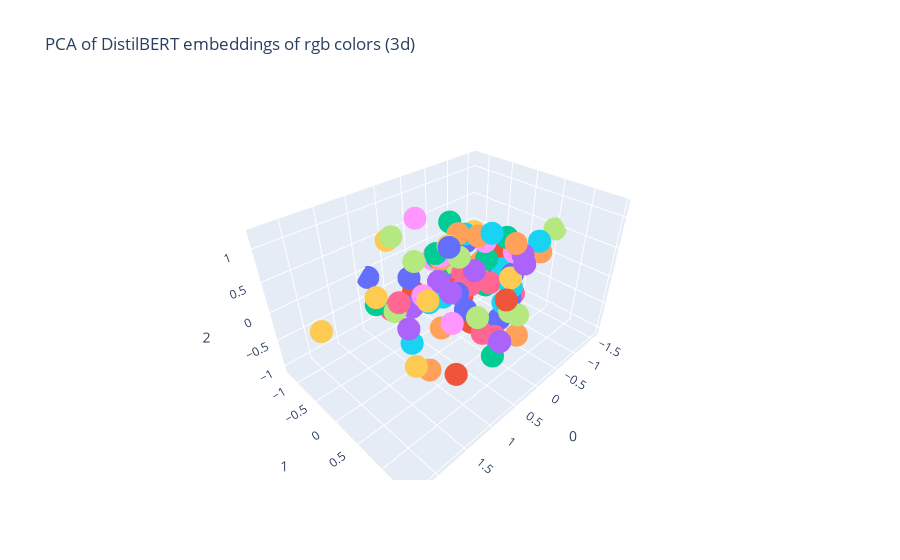

Here is the notebook cell this chart was saved with:
### Code cell
# plot 3d results with plotly
fig = px.scatter_3d(
    rgb_pca3d, x=0, y=1, z=2, color=rgb_colors,
    labels={'color': 'rgb color'},
    title='PCA of DistilBERT embeddings of rgb colors (3d)'
)

# hide legend
fig.update_layout(showlegend=False)
fig.show()

### Figure 1 — Plotly figure (JSON) as saved in the notebook; plotly's stock layout.template omitted (floating-point values rounded to 4 significant figures)
{"data": [{"hovertemplate": "rgb color=rgb(188,103,238)<br>0=%{x}<br>1=%{y}<br>2=%{z}<extra></extra>", "legendgroup": "rgb(188,103,238)", "marker": {"color": "#636efa", "symbol": "circle"}, "mode": "markers", "name": "rgb(188,103,238)", "scene": "scene", "showlegend": true, "type": "scatter3d", "x": [-0.568], "y": [-0.476], "z": [0.2547]}, {"hovertemplate": "rgb color=rgb(97,81,54)<br>0=%{x}<br>1=%{y}<br>2=%{z}<extra></extra>", "legendgroup": "rgb(97,81,54)", "marker": {"color": "#EF553B", "symbol": "circle"}, "mode": "markers", "name": "rgb(97,81,54)", "scene": "scene", "showlegend": true, "type": "scatter3d", "x": [0.39], "y": [1.131], "z": [0.4356]}, {"hovertemplate": "rgb color=rgb(252,15,162)<br>0=%{x}<br>1=%{y}<br>2=%{z}<extra></extra>", "legendgroup": "rgb(252,15,162)", "marker": {"color": "#00cc96", "symbol": "circle"}, "mode": "markers", "name": "rgb(252,15,162)", "scene": "scene", "showlegend": true, "type": "scatter3d", "x": [-0.1699], "y": [-0.5508], "z": [-0.1434]}, {"hovertemplate": "rgb color=rgb(84,85,58)<br>0=%{x}<br>1=%{y}<br>2=%{z}<extra></extra>", "legendgroup": "rgb(84,85,58)", "marker": {"color": "#ab63fa", "symbol": "circle"}, "mode": "markers", "name": "rgb(84,85,58)", "scene": "scene", "showlegend": true, "type": "scatter3d", "x": [0.8944], "y": [1.459], "z": [0.2633]}, {"hovertemplate": "rgb color=rgb(14,216,69)<br>0=%{x}<br>1=%{y}<br>2=%{z}<extra></extra>", "legendgroup": "rgb(14,216,69)", "marker": {"color": "#FFA15A", "symbol": "circle"}, "mode": "markers", "name": "rgb(14,216,69)", "scene": "scene", "showlegend": true, "type": "scatter3d", "x": [-0.4773], "y": [0.5771], "z": [0.6803]}, {"hovertemplate": "rgb color=rgb(130,60,47)<br>0=%{x}<br>1=%{y}<br>2=%{z}<extra></extra>", "legendgroup": "rgb(130,60,47)", "marker": {"color": "#19d3f3", "symbol": "circle"}, "mode": "markers", "name": "rgb(130,60,47)", "scene": "scene", "showlegend": true, "type": "scatter3d", "x": [1.031], "y": [-0.007416], "z": [-0.6046]}, {"hovertemplate": "rgb color=rgb(176,71,183)<br>0=%{x}<br>1=%{y}<br>2=%{z}<extra></extra>", "legendgroup": "rgb(176,71,183)", "marker": {"color": "#FF6692", "symbol": "circle"}, "mode": "markers", "name": "rgb(176,71,183)", "scene": "scene", "showlegend": true, "type": "scatter3d", "x": [-0.1859], "y": [-0.1672], "z": [-0.02286]}, {"hovertemplate": "rgb color=rgb(254,115,20)<br>0=%{x}<br>1=%{y}<br>2=%{z}<extra></extra>", "legendgroup": "rgb(254,115,20)", "marker": {"color": "#B6E880", "symbol": "circle"}, "mode": "markers", "name": "rgb(254,115,20)", "scene": "scene", "showlegend": true, "type": "scatter3d", "x": [1.003], "y": [-0.3908], "z": [-0.2488]}, {"hovertemplate": "rgb color=rgb(98,64,237)<br>0=%{x}<br>1=%{y}<br>2=%{z}<extra></extra>", "legendgroup": "rgb(98,64,237)", "marker": {"color": "#FF97FF", "symbol": "circle"}, "mode": "markers", "name": "rgb(98,64,237)", "scene": "scene", "showlegend": true, "type": "scatter3d", "x": [0.6773], "y": [-0.2268], "z": [1.194]}, {"hovertemplate": "rgb color=rgb(40,156,255)<br>0=%{x}<br>1=%{y}<br>2=%{z}<extra></extra>", "legendgroup": "rgb(40,156,255)", "marker": {"color": "#FECB52", "symbol": "circle"}, "mode": "markers", "name": "rgb(40,156,255)", "scene": "scene", "showlegend": true, "type": "scatter3d", "x": [0.762], "y": [-0.7814], "z": [0.6837]}, {"hovertemplate": "rgb color=rgb(126,203,31)<br>0=%{x}<br>1=%{y}<br>2=%{z}<extra></extra>", "legendgroup": "rgb(126,203,31)", "marker": {"color": "#636efa", "symbol": "circle"}, "mode": "markers", "name": "rgb(126,203,31)", "scene": "scene", "showlegend": true, "type": "scatter3d", "x": [-0.58], "y": [0.2992], "z": [-0.8968]}, {"hovertemplate": "rgb color=rgb(121,30,28)<br>0=%{x}<br>1=%{y}<br>2=%{z}<extra></extra>", "legendgroup": "rgb(121,30,28)", "marker": {"color": "#EF553B", "symbol": "circle"}, "mode": "markers", "name": "rgb(121,30,28)", "scene": "scene", "showlegend": true, "type": "scatter3d", "x": [0.75], "y": [0.6152], "z": [-0.9936]}, {"hovertemplate": "rgb color=rgb(240,33,189)<br>0=%{x}<br>1=%{y}<br>2=%{z}<extra></extra>", "legendgroup": "rgb(240,33,189)", "marker": {"color": "#00cc96", "symbol": "circle"}, "mode": "markers", "name": "rgb(240,33,189)", "scene": "scene", "showlegend": true, "type": "scatter3d", "x": [0.05289], "y": [-0.5186], "z": [0.2797]}, {"hovertemplate": "rgb color=rgb(150,8,42)<br>0=%{x}<br>1=%{y}<br>2=%{z}<extra></extra>", "legendgroup": "rgb(150,8,42)", "marker": {"color": "#ab63fa", "symbol": "circle"}, "mode": "markers", "name": "rgb(150,8,42)", "scene": "scene", "showlegend": true, "type": "scatter3d", "x": [1.184], "y": [0.1318], "z": [-0.1608]}, {"hovertemplate": "rgb color=rgb(47,160,19)<br>0=%{x}<br>1=%{y}<br>2=%{z}<extra></extra>", "legendgroup": "rgb(47,160,19)", "marker": {"color": "#FFA15A", "symbol": "circle"}, "mode": "markers", "name": "rgb(47,160,19)", "scene": "scene", "showlegend": true, "type": "scatter3d", "x": [0.387], "y": [-0.06615], "z": [-0.7323]}, {"hovertemplate": "rgb color=rgb(251,42,60)<br>0=%{x}<br>1=%{y}<br>2=%{z}<extra></extra>", "legendgroup": "rgb(251,42,60)", "marker": {"color": "#19d3f3", "symbol": "circle"}, "mode": "markers", "name": "rgb(251,42,60)", "scene": "scene", "showlegend": true, "type": "scatter3d", "x": [0.4387], "y": [0.03909], "z": [-0.05674]}, {"hovertemplate": "rgb color=rgb(192,90,121)<br>0=%{x}<br>1=%{y}<br>2=%{z}<extra></extra>", "legendgroup": "rgb(192,90,121)", "marker": {"color": "#FF6692", "symbol": "circle"}, "mode": "markers", "name": "rgb(192,90,121)", "scene": "scene", "showlegend": true, "type": "scatter3d", "x": [0.912], "y": [-0.4026], "z": [-0.1424]}, {"hovertemplate": "rgb color=rgb(55,109,123)<br>0=%{x}<br>1=%{y}<br>2=%{z}<extra></extra>", "legendgroup": "rgb(55,109,123)", "marker": {"color": "#B6E880", "symbol": "circle"}, "mode": "markers", "name": "rgb(55,109,123)", "scene": "scene", "showlegend": true, "type": "scatter3d", "x": [-0.3968], "y": [0.7841], "z": [-0.4384]}, {"hovertemplate": "rgb color=rgb(87,210,111)<br>0=%{x}<br>1=%{y}<br>2=%{z}<extra></extra>", "legendgroup": "rgb(87,210,111)", "marker": {"color": "#FF97FF", "symbol": "circle"}, "mode": "markers", "name": "rgb(87,210,111)", "scene": "scene", "showlegend": true, "type": "scatter3d", "x": [-0.3465], "y": [0.118], "z": [0.5837]}, {"hovertemplate": "rgb color=rgb(142,245,129)<br>0=%{x}<br>1=%{y}<br>2=%{z}<extra></extra>", "legendgroup": "rgb(142,245,129)", "marker": {"color": "#FECB52", "symbol": "circle"}, "mode": "markers", "name": "rgb(142,245,129)", "scene": "scene", "showlegend": true, "type": "scatter3d", "x": [-0.546], "y": [-0.3219], "z": [-0.3355]}, {"hovertemplate": "rgb color=rgb(186,165,150)<br>0=%{x}<br>1=%{y}<br>2=%{z}<extra></extra>", "legendgroup": "rgb(186,165,150)", "marker": {"color": "#636efa", "symbol": "circle"}, "mode": "markers", "name": "rgb(186,165,150)", "scene": "scene", "showlegend": true, "type": "scatter3d", "x": [0.2061], "y": [-1.013], "z": [-0.3303]}, {"hovertemplate": "rgb color=rgb(249,160,157)<br>0=%{x}<br>1=%{y}<br>2=%{z}<extra></extra>", "legendgroup": "rgb(249,160,157)", "marker": {"color": "#EF553B", "symbol": "circle"}, "mode": "markers", "name": "rgb(249,160,157)", "scene": "scene", "showlegend": true, "type": "scatter3d", "x": [0.09283], "y": [-1.051], "z": [-0.6841]}, {"hovertemplate": "rgb color=rgb(209,241,224)<br>0=%{x}<br>1=%{y}<br>2=%{z}<extra></extra>", "legendgroup": "rgb(209,241,224)", "marker": {"color": "#00cc96", "symbol": "circle"}, "mode": "markers", "name": "rgb(209,241,224)", "scene": "scene", "showlegend": true, "type": "scatter3d", "x": [-0.5527], "y": [-0.8221], "z": [0.487]}, {"hovertemplate": "rgb color=rgb(21,137,107)<br>0=%{x}<br>1=%{y}<br>2=%{z}<extra></extra>", "legendgroup": "rgb(21,137,107)", "marker": {"color": "#ab63fa", "symbol": "circle"}, "mode": "markers", "name": "rgb(21,137,107)", "scene": "scene", "showlegend": true, "type": "scatter3d", "x": [-0.6198], "y": [0.6134], "z": [0.4539]}, {"hovertemplate": "rgb color=rgb(33,189,179)<br>0=%{x}<br>1=%{y}<br>2=%{z}<extra></extra>", "legendgroup": "rgb(33,189,179)", "marker": {"color": "#FFA15A", "symbol": "circle"}, "mode": "markers", "name": "rgb(33,189,179)", "scene": "scene", "showlegend": true, "type": "scatter3d", "x": [-1.432], "y": [0.3921], "z": [0.06884]}, {"hovertemplate": "rgb color=rgb(101,235,204)<br>0=%{x}<br>1=%{y}<br>2=%{z}<extra></extra>", "legendgroup": "rgb(101,235,204)", "marker": {"color": "#19d3f3", "symbol": "circle"}, "mode": "markers", "name": "rgb(101,235,204)", "scene": "scene", "showlegend": true, "type": "scatter3d", "x": [-0.6041], "y": [-0.525], "z": [0.3616]}, {"hovertemplate": "rgb color=rgb(177,113,97)<br>0=%{x}<br>1=%{y}<br>2=%{z}<extra></extra>", "legendgroup": "rgb(177,113,97)", "marker": {"color": "#FF6692", "symbol": "circle"}, "mode": "markers", "name": "rgb(177,113,97)", "scene": "scene", "showlegend": true, "type": "scatter3d", "x": [-0.2386], "y": [0.3323], "z": [0.008862]}, {"hovertemplate": "rgb color=rgb(0,202,112)<br>0=%{x}<br>1=%{y}<br>2=%{z}<extra></extra>", "legendgroup": "rgb(0,202,112)", "marker": {"color": "#B6E880", "symbol": "circle"}, "mode": "markers", "name": "rgb(0,202,112)", "scene": "scene", "showlegend": true, "type": "scatter3d", "x": [0.7754], "y": [-0.6471], "z": [0.7963]}, {"hovertemplate": "rgb color=rgb(60,139,204)<br>0=%{x}<br>1=%{y}<br>2=%{z}<extra></extra>", "legendgroup": "rgb(60,139,204)", "marker": {"color": "#FF97FF", "symbol": "circle"}, "mode": "markers", "name": "rgb(60,139,204)", "scene": "scene", "showlegend": true, "type": "scatter3d", "x": [0.0159], "y": [-0.4523], "z": [0.2452]}, {"hovertemplate": "rgb color=rgb(201,172,176)<br>0=%{x}<br>1=%{y}<br>2=%{z}<extra></extra>", "legendgroup": "rgb(201,172,176)", "marker": {"color": "#FECB52", "symbol": "circle"}, "mode": "markers", "name": "rgb(201,172,176)", "scene": "scene", "showlegend": true, "type": "scatter3d", "x": [-0.3789], "y": [-0.7395], "z": [-0.05578]}, {"hovertemplate": "rgb color=rgb(192,192,156)<br>0=%{x}<br>1=%{y}<br>2=%{z}<extra></extra>", "legendgroup": "rgb(192,192,156)", "marker": {"color": "#636efa", "symbol": "circle"}, "mode": "markers", "name": "rgb(192,192,156)", "scene": "scene", "showlegend": true, "type": "scatter3d", "x": [0.8542], "y": [-1.23], "z": [-0.1173]}, {"hovertemplate": "rgb color=rgb(244,168,222)<br>0=%{x}<br>1=%{y}<br>2=%{z}<extra></extra>", "legendgroup": "rgb(244,168,222)", "marker": {"color": "#EF553B", "symbol": "circle"}, "mode": "markers", "name": "rgb(244,168,222)", "scene": "scene", "showlegend": true, "type": "scatter3d", "x": [-0.5604], "y": [-0.7621], "z": [0.07677]}, {"hovertemplate": "rgb color=rgb(200,213,123)<br>0=%{x}<br>1=%{y}<br>2=%{z}<extra></extra>", "legendgroup": "rgb(200,213,123)", "marker": {"color": "#00cc96", "symbol": "circle"}, "mode": "markers", "name": "rgb(200,213,123)", "scene": "scene", "showlegend": true, "type": "scatter3d", "x": [-0.0185], "y": [-0.5612], "z": [0.157]}, {"hovertemplate": "rgb color=rgb(192,37,81)<br>0=%{x}<br>1=%{y}<br>2=%{z}<extra></extra>", "legendgroup": "rgb(192,37,81)", "marker": {"color": "#ab63fa", "symbol": "circle"}, "mode": "markers", "name": "rgb(192,37,81)", "scene": "scene", "showlegend": true, "type": "scatter3d", "x": [0.4373], "y": [-0.05719], "z": [0.1703]}, {"hovertemplate": "rgb color=rgb(234,240,134)<br>0=%{x}<br>1=%{y}<br>2=%{z}<extra></extra>", "legendgroup": "rgb(234,240,134)", "marker": {"color": "#FFA15A", "symbol": "circle"}, "mode": "markers", "name": "rgb(234,240,134)", "scene": "scene", "showlegend": true, "type": "scatter3d", "x": [-0.4962], "y": [-0.5762], "z": [0.3898]}, {"hovertemplate": "rgb color=rgb(223,133,22)<br>0=%{x}<br>1=%{y}<br>2=%{z}<extra></extra>", "legendgroup": "rgb(223,133,22)", "marker": {"color": "#19d3f3", "symbol": "circle"}, "mode": "markers", "name": "rgb(223,133,22)", "scene": "scene", "showlegend": true, "type": "scatter3d", "x": [-0.5828], "y": [0.3518], "z": [-0.5323]}, {"hovertemplate": "rgb color=rgb(141,4,108)<br>0=%{x}<br>1=%{y}<br>2=%{z}<extra></extra>", "legendgroup": "rgb(141,4,108)", "marker": {"color": "#FF6692", "symbol": "circle"}, "mode": "markers", "name": "rgb(141,4,108)", "scene": "scene", "showlegend": true, "type": "scatter3d", "x": [0.2923], "y": [0.2394], "z": [0.08911]}, {"hovertemplate": "rgb color=rgb(131,213,43)<br>0=%{x}<br>1=%{y}<br>2=%{z}<extra></extra>", "legendgroup": "rgb(131,213,43)", "marker": {"color": "#B6E880", "symbol": "circle"}, "mode": "markers", "name": "rgb(131,213,43)", "scene": "scene", "showlegend": true, "type": "scatter3d", "x": [-0.5931], "y": [0.3949], "z": [-0.1556]}, {"hovertemplate": "rgb color=rgb(68,62,57)<br>0=%{x}<br>1=%{y}<br>2=%{z}<extra></extra>", "legendgroup": "rgb(68,62,57)", "marker": {"color": "#FF97FF", "symbol": "circle"}, "mode": "markers", "name": "rgb(68,62,57)", "scene": "scene", "showlegend": true, "type": "scatter3d", "x": [0.9676], "y": [0.7472], "z": [0.1686]}, {"hovertemplate": "rgb color=rgb(108,67,56)<br>0=%{x}<br>1=%{y}<br>2=%{z}<extra></extra>", "legendgroup": "rgb(108,67,56)", "marker": {"color": "#FECB52", "symbol": "circle"}, "mode": "markers", "name": "rgb(108,67,56)", "scene": "scene", "showlegend": true, "type": "scatter3d", "x": [1.088], "y": [0.4343], "z": [0.4215]}, {"hovertemplate": "rgb color=rgb(16,96,145)<br>0=%{x}<br>1=%{y}<br>2=%{z}<extra></extra>", "legendgroup": "rgb(16,96,145)", "marker": {"color": "#636efa", "symbol": "circle"}, "mode": "markers", "name": "rgb(16,96,145)", "scene": "scene", "showlegend": true, "type": "scatter3d", "x": [0.3882], "y": [0.1091], "z": [0.7793]}, {"hovertemplate": "rgb color=rgb(149,121,63)<br>0=%{x}<br>1=%{y}<br>2=%{z}<extra></extra>", "legendgroup": "rgb(149,121,63)", "marker": {"color": "#EF553B", "symbol": "circle"}, "mode": "markers", "name": "rgb(149,121,63)", "scene": "scene", "showlegend": true, "type": "scatter3d", "x": [0.0228], "y": [0.2215], "z": [-0.6604]}, {"hovertemplate": "rgb color=rgb(111,238,142)<br>0=%{x}<br>1=%{y}<br>2=%{z}<extra></extra>", "legendgroup": "rgb(111,238,142)", "marker": {"color": "#00cc96", "symbol": "circle"}, "mode": "markers", "name": "rgb(111,238,142)", "scene": "scene", "showlegend": true, "type": "scatter3d", "x": [-0.7548], "y": [-0.1532], "z": [0.1281]}, {"hovertemplate": "rgb color=rgb(76,33,241)<br>0=%{x}<br>1=%{y}<br>2=%{z}<extra></extra>", "legendgroup": "rgb(76,33,241)", "marker": {"color": "#ab63fa", "symbol": "circle"}, "mode": "markers", "name": "rgb(76,33,241)", "scene": "scene", "showlegend": true, "type": "scatter3d", "x": [-0.08123], "y": [0.1636], "z": [0.2198]}, {"hovertemplate": "rgb color=rgb(169,100,217)<br>0=%{x}<br>1=%{y}<br>2=%{z}<extra></extra>", "legendgroup": "rgb(169,100,217)", "marker": {"color": "#FFA15A", "symbol": "circle"}, "mode": "markers", "name": "rgb(169,100,217)", "scene": "scene", "showlegend": true, "type": "scatter3d", "x": [0.02808], "y": [-0.4368], "z": [0.2001]}, {"hovertemplate": "rgb color=rgb(38,33,179)<br>0=%{x}<br>1=%{y}<br>2=%{z}<extra></extra>", "legendgroup": "rgb(38,33,179)", "marker": {"color": "#19d3f3", "symbol": "circle"}, "mode": "markers", "name": "rgb(38,33,179)", "scene": "scene", "showlegend": true, "type": "scatter3d", "x": [-0.4169], "y": [0.6071], "z": [-0.02291]}, {"hovertemplate": "rgb color=rgb(240,131,30)<br>0=%{x}<br>1=%{y}<br>2=%{z}<extra></extra>", "legendgroup": "rgb(240,131,30)", "marker": {"color": "#FF6692", "symbol": "circle"}, "mode": "markers", "name": "rgb(240,131,30)", "scene": "scene", "showlegend": true, "type": "scatter3d", "x": [0.9477], "y": [-0.5528], "z": [-0.3331]}, {"hovertemplate": "rgb color=rgb(219,104,187)<br>0=%{x}<br>1=%{y}<br>2=%{z}<extra></extra>", "legendgroup": "rgb(219,104,187)", "marker": {"color": "#B6E880", "symbol": "circle"}, "mode": "markers", "name": "rgb(219,104,187)", "scene": "scene", "showlegend": true, "type": "scatter3d", "x": [-0.2846], "y": [-0.382], "z": [-0.04184]}, {"hovertemplate": "rgb color=rgb(229,197,107)<br>0=%{x}<br>1=%{y}<br>2=%{z}<extra></extra>", "legendgroup": "rgb(229,197,107)", "marker": {"color": "#FF97FF", "symbol": "circle"}, "mode": "markers", "name": "rgb(229,197,107)", "scene": "scene", "showlegend": true, "type": "scatter3d", "x": [-1.061], "y": [-0.07772], "z": [-0.1977]}, {"hovertemplate": "rgb color=rgb(107,42,232)<br>0=%{x}<br>1=%{y}<br>2=%{z}<extra></extra>", "legendgroup": "rgb(107,42,232)", "marker": {"color": "#FECB52", "symbol": "circle"}, "mode": "markers", "name": "rgb(107,42,232)", "scene": "scene", "showlegend": true, "type": "scatter3d", "x": [0.1496], "y": [-0.1505], "z": [0.599]}, {"hovertemplate": "rgb color=rgb(134,85,163)<br>0=%{x}<br>1=%{y}<br>2=%{z}<extra></extra>", "legendgroup": "rgb(134,85,163)", "marker": {"color": "#636efa", "symbol": "circle"}, "mode": "markers", "name": "rgb(134,85,163)", "scene": "scene", "showlegend": true, "type": "scatter3d", "x": [-0.4256], "y": [0.5898], "z": [-0.2335]}, {"hovertemplate": "rgb color=rgb(196,162,157)<br>0=%{x}<br>1=%{y}<br>2=%{z}<extra></extra>", "legendgroup": "rgb(196,162,157)", "marker": {"color": "#EF553B", "symbol": "circle"}, "mode": "markers", "name": "rgb(196,162,157)", "scene": "scene", "showlegend": true, "type": "scatter3d", "x": [-0.7906], "y": [-0.7453], "z": [-1.06]}, {"hovertemplate": "rgb color=rgb(171,62,119)<br>0=%{x}<br>1=%{y}<br>2=%{z}<extra></extra>", "legendgroup": "rgb(171,62,119)", "marker": {"color": "#00cc96", "symbol": "circle"}, "mode": "markers", "name": "rgb(171,62,119)", "scene": "scene", "showlegend": true, "type": "scatter3d", "x": [-0.403], "y": [0.1187], "z": [-0.2143]}, {"hovertemplate": "rgb color=rgb(110,50,193)<br>0=%{x}<br>1=%{y}<br>2=%{z}<extra></extra>", "legendgroup": "rgb(110,50,193)", "marker": {"color": "#ab63fa", "symbol": "circle"}, "mode": "markers", "name": "rgb(110,50,193)", "scene": "scene", "showlegend": true, "type": "scatter3d", "x": [0.6581], "y": [-0.4158], "z": [-0.3677]}, {"hovertemplate": "rgb color=rgb(165,241,54)<br>0=%{x}<br>1=%{y}<br>2=%{z}<extra></extra>", "legendgroup": "rgb(165,241,54)", "marker": {"color": "#FFA15A", "symbol": "circle"}, "mode": "markers", "name": "rgb(165,241,54)", "scene": "scene", "showlegend": true, "type": "scatter3d", "x": [-0.2597], "y": [-0.2179], "z": [-0.2578]}, {"hovertemplate": "rgb color=rgb(121,210,47)<br>0=%{x}<br>1=%{y}<br>2=%{z}<extra></extra>", "legendgroup": "rgb(121,210,47)", "marker": {"color": "#19d3f3", "symbol": "circle"}, "mode": "markers", "name": "rgb(121,210,47)", "scene": "scene", "showlegend": true, "type": "scatter3d", "x": [0.2636], "y": [-0.305], "z": [-0.3257]}, {"hovertemplate": "rgb color=rgb(153,76,23)<br>0=%{x}<br>1=%{y}<br>2=%{z}<extra></extra>", "legendgroup": "rgb(153,76,23)", "marker": {"color": "#FF6692", "symbol": "circle"}, "mode": "markers", "name": "rgb(153,76,23)", "scene": "scene", "showlegend": true, "type": "scatter3d", "x": [-0.0256], "y": [0.6621], "z": [-0.7094]}, {"hovertemplate": "rgb color=rgb(93,131,47)<br>0=%{x}<br>1=%{y}<br>2=%{z}<extra></extra>", "legendgroup": "rgb(93,131,47)", "marker": {"color": "#B6E880", "symbol": "circle"}, "mode": "markers", "name": "rgb(93,131,47)", "scene": "scene", "showlegend": true, "type": "scatter3d", "x": [-0.06712], "y": [0.8695], "z": [-0.1457]}, {"hovertemplate": "rgb color=rgb(67,27,213)<br>0=%{x}<br>1=%{y}<br>2=%{z}<extra></extra>", "legendgroup": "rgb(67,27,213)", "marker": {"color": "#FF97FF", "symbol": "circle"}, "mode": "markers", "name": "rgb(67,27,213)", "scene": "scene", "showlegend": true, "type": "scatter3d", "x": [-0.6482], "y": [0.4357], "z": [0.4109]}, {"hovertemplate": "rgb color=rgb(194,67,93)<br>0=%{x}<br>1=%{y}<br>2=%{z}<extra></extra>", "legendgroup": "rgb(194,67,93)", "marker": {"color": "#FECB52", "symbol": "circle"}, "mode": "markers", "name": "rgb(194,67,93)", "scene": "scene", "showlegend": true, "type": "scatter3d", "x": [-0.368], "y": [0.6143], "z": [0.1676]}, {"hovertemplate": "rgb color=rgb(232,97,13)<br>0=%{x}<br>1=%{y}<br>2=%{z}<extra></extra>", "legendgroup": "rgb(232,97,13)", "marker": {"color": "#636efa", "symbol": "circle"}, "mode": "markers", "name": "rgb(232,97,13)", "scene": "scene", "showlegend": true, "type": "scatter3d", "x": [0.4451], "y": [0.3308], "z": [0.1571]}, {"hovertemplate": "rgb color=rgb(60,113,122)<br>0=%{x}<br>1=%{y}<br>2=%{z}<extra></extra>", "legendgroup": "rgb(60,113,122)", "marker": {"color": "#EF553B", "symbol": "circle"}, "mode": "markers", "name": "rgb(60,113,122)", "scene": "scene", "showlegend": true, "type": "scatter3d", "x": [0.2399], "y": [-0.008547], "z": [-0.05617]}, {"hovertemplate": "rgb color=rgb(88,112,214)<br>0=%{x}<br>1=%{y}<br>2=%{z}<extra></extra>", "legendgroup": "rgb(88,112,214)", "marker": {"color": "#00cc96", "symbol": "circle"}, "mode": "markers", "name": "rgb(88,112,214)", "scene": "scene", "showlegend": true, "type": "scatter3d", "x": [-0.5603], "y": [0.3473], "z": [0.6577]}, {"hovertemplate": "rgb color=rgb(54,193,89)<br>0=%{x}<br>1=%{y}<br>2=%{z}<extra></extra>", "legendgroup": "rgb(54,193,89)", "marker": {"color": "#ab63fa", "symbol": "circle"}, "mode": "markers", "name": "rgb(54,193,89)", "scene": "scene", "showlegend": true, "type": "scatter3d", "x": [-0.5821], "y": [0.6865], "z": [0.3428]}, {"hovertemplate": "rgb color=rgb(135,50,51)<br>0=%{x}<br>1=%{y}<br>2=%{z}<extra></extra>", "legendgroup": "rgb(135,50,51)", "marker": {"color": "#FFA15A", "symbol": "circle"}, "mode": "markers", "name": "rgb(135,50,51)", "scene": "scene", "showlegend": true, "type": "scatter3d", "x": [1.046], "y": [0.3765], "z": [-0.8654]}, {"hovertemplate": "rgb color=rgb(86,42,236)<br>0=%{x}<br>1=%{y}<br>2=%{z}<extra></extra>", "legendgroup": "rgb(86,42,236)", "marker": {"color": "#19d3f3", "symbol": "circle"}, "mode": "markers", "name": "rgb(86,42,236)", "scene": "scene", "showlegend": true, "type": "scatter3d", "x": [-0.2161], "y": [0.3439], "z": [0.8521]}, {"hovertemplate": "rgb color=rgb(182,76,18)<br>0=%{x}<br>1=%{y}<br>2=%{z}<extra></extra>", "legendgroup": "rgb(182,76,18)", "marker": {"color": "#FF6692", "symbol": "circle"}, "mode": "markers", "name": "rgb(182,76,18)", "scene": "scene", "showlegend": true, "type": "scatter3d", "x": [0.1067], "y": [0.5312], "z": [-0.6491]}, {"hovertemplate": "rgb color=rgb(1,142,71)<br>0=%{x}<br>1=%{y}<br>2=%{z}<extra></extra>", "legendgroup": "rgb(1,142,71)", "marker": {"color": "#B6E880", "symbol": "circle"}, "mode": "markers", "name": "rgb(1,142,71)", "scene": "scene", "showlegend": true, "type": "scatter3d", "x": [0.1866], "y": [0.1078], "z": [0.5383]}, {"hovertemplate": "rgb color=rgb(188,64,197)<br>0=%{x}<br>1=%{y}<br>2=%{z}<extra></extra>", "legendgroup": "rgb(188,64,197)", "marker": {"color": "#FF97FF", "symbol": "circle"}, "mode": "markers", "name": "rgb(188,64,197)", "scene": "scene", "showlegend": true, "type": "scatter3d", "x": [0.001711], "y": [-0.6594], "z": [0.09806]}, {"hovertemplate": "rgb color=rgb(80,78,33)<br>0=%{x}<br>1=%{y}<br>2=%{z}<extra></extra>", "legendgroup": "rgb(80,78,33)", "marker": {"color": "#FECB52", "symbol": "circle"}, "mode": "markers", "name": "rgb(80,78,33)", "scene": "scene", "showlegend": true, "type": "scatter3d", "x": [1.622], "y": [0.7835], "z": [-0.1049]}, {"hovertemplate": "rgb color=rgb(132,59,110)<br>0=%{x}<br>1=%{y}<br>2=%{z}<extra></extra>", "legendgroup": "rgb(132,59,110)", "marker": {"color": "#636efa", "symbol": "circle"}, "mode": "markers", "name": "rgb(132,59,110)", "scene": "scene", "showlegend": true, "type": "scatter3d", "x": [0.2402], "y": [0.3002], "z": [-0.2501]}, {"hovertemplate": "rgb color=rgb(140,197,241)<br>0=%{x}<br>1=%{y}<br>2=%{z}<extra></extra>", "legendgroup": "rgb(140,197,241)", "marker": {"color": "#EF553B", "symbol": "circle"}, "mode": "markers", "name": "rgb(140,197,241)", "scene": "scene", "showlegend": true, "type": "scatter3d", "x": [-0.8427], "y": [-0.6868], "z": [-0.4397]}, {"hovertemplate": "rgb color=rgb(30,14,77)<br>0=%{x}<br>1=%{y}<br>2=%{z}<extra></extra>", "legendgroup": "rgb(30,14,77)", "marker": {"color": "#00cc96", "symbol": "circle"}, "mode": "markers", "name": "rgb(30,14,77)", "scene": "scene", "showlegend": true, "type": "scatter3d", "x": [0.5077], "y": [1.067], "z": [-0.4886]}, {"hovertemplate": "rgb color=rgb(148,98,34)<br>0=%{x}<br>1=%{y}<br>2=%{z}<extra></extra>", "legendgroup": "rgb(148,98,34)", "marker": {"color": "#ab63fa", "symbol": "circle"}, "mode": "markers", "name": "rgb(148,98,34)", "scene": "scene", "showlegend": true, "type": "scatter3d", "x": [0.5561], "y": [0.3083], "z": [0.2124]}, {"hovertemplate": "rgb color=rgb(194,75,211)<br>0=%{x}<br>1=%{y}<br>2=%{z}<extra></extra>", "legendgroup": "rgb(194,75,211)", "marker": {"color": "#FFA15A", "symbol": "circle"}, "mode": "markers", "name": "rgb(194,75,211)", "scene": "scene", "showlegend": true, "type": "scatter3d", "x": [-0.5704], "y": [-0.1241], "z": [0.03542]}, {"hovertemplate": "rgb color=rgb(11,74,194)<br>0=%{x}<br>1=%{y}<br>2=%{z}<extra></extra>", "legendgroup": "rgb(11,74,194)", "marker": {"color": "#19d3f3", "symbol": "circle"}, "mode": "markers", "name": "rgb(11,74,194)", "scene": "scene", "showlegend": true, "type": "scatter3d", "x": [-0.9367], "y": [0.6607], "z": [0.569]}, {"hovertemplate": "rgb color=rgb(141,72,201)<br>0=%{x}<br>1=%{y}<br>2=%{z}<extra></extra>", "legendgroup": "rgb(141,72,201)", "marker": {"color": "#FF6692", "symbol": "circle"}, "mode": "markers", "name": "rgb(141,72,201)", "scene": "scene", "showlegend": true, "type": "scatter3d", "x": [-0.1488], "y": [0.02431], "z": [-0.139]}, {"hovertemplate": "rgb color=rgb(14,153,214)<br>0=%{x}<br>1=%{y}<br>2=%{z}<extra></extra>", "legendgroup": "rgb(14,153,214)", "marker": {"color": "#B6E880", "symbol": "circle"}, "mode": "markers", "name": "rgb(14,153,214)", "scene": "scene", "showlegend": true, "type": "scatter3d", "x": [-1.563], "y": [0.5134], "z": [0.483]}, {"hovertemplate": "rgb color=rgb(100,153,76)<br>0=%{x}<br>1=%{y}<br>2=%{z}<extra></extra>", "legendgroup": "rgb(100,153,76)", "marker": {"color": "#FF97FF", "symbol": "circle"}, "mode": "markers", "name": "rgb(100,153,76)", "scene": "scene", "showlegend": true, "type": "scatter3d", "x": [0.7715], "y": [-0.02391], "z": [0.1038]}, {"hovertemplate": "rgb color=rgb(98,220,10)<br>0=%{x}<br>1=%{y}<br>2=%{z}<extra></extra>", "legendgroup": "rgb(98,220,10)", "marker": {"color": "#FECB52", "symbol": "circle"}, "mode": "markers", "name": "rgb(98,220,10)", "scene": "scene", "showlegend": true, "type": "scatter3d", "x": [1.355], "y": [-0.3107], "z": [0.2257]}, {"hovertemplate": "rgb color=rgb(174,242,82)<br>0=%{x}<br>1=%{y}<br>2=%{z}<extra></extra>", "legendgroup": "rgb(174,242,82)", "marker": {"color": "#636efa", "symbol": "circle"}, "mode": "markers", "name": "rgb(174,242,82)", "scene": "scene", "showlegend": true, "type": "scatter3d", "x": [-0.6395], "y": [-0.09793], "z": [-0.1545]}, {"hovertemplate": "rgb color=rgb(164,206,205)<br>0=%{x}<br>1=%{y}<br>2=%{z}<extra></extra>", "legendgroup": "rgb(164,206,205)", "marker": {"color": "#EF553B", "symbol": "circle"}, "mode": "markers", "name": "rgb(164,206,205)", "scene": "scene", "showlegend": true, "type": "scatter3d", "x": [-0.6887], "y": [-0.7819], "z": [-0.2591]}, {"hovertemplate": "rgb color=rgb(146,59,190)<br>0=%{x}<br>1=%{y}<br>2=%{z}<extra></extra>", "legendgroup": "rgb(146,59,190)", "marker": {"color": "#00cc96", "symbol": "circle"}, "mode": "markers", "name": "rgb(146,59,190)", "scene": "scene", "showlegend": true, "type": "scatter3d", "x": [-0.5843], "y": [-0.0373], "z": [0.1133]}, {"hovertemplate": "rgb color=rgb(166,95,171)<br>0=%{x}<br>1=%{y}<br>2=%{z}<extra></extra>", "legendgroup": "rgb(166,95,171)", "marker": {"color": "#ab63fa", "symbol": "circle"}, "mode": "markers", "name": "rgb(166,95,171)", "scene": "scene", "showlegend": true, "type": "scatter3d", "x": [-0.07347], "y": [-0.1787], "z": [-0.1561]}, {"hovertemplate": "rgb color=rgb(46,81,210)<br>0=%{x}<br>1=%{y}<br>2=%{z}<extra></extra>", "legendgroup": "rgb(46,81,210)", "marker": {"color": "#FFA15A", "symbol": "circle"}, "mode": "markers", "name": "rgb(46,81,210)", "scene": "scene", "showlegend": true, "type": "scatter3d", "x": [-0.1963], "y": [0.1113], "z": [0.7262]}, {"hovertemplate": "rgb color=rgb(52,132,191)<br>0=%{x}<br>1=%{y}<br>2=%{z}<extra></extra>", "legendgroup": "rgb(52,132,191)", "marker": {"color": "#19d3f3", "symbol": "circle"}, "mode": "markers", "name": "rgb(52,132,191)", "scene": "scene", "showlegend": true, "type": "scatter3d", "x": [-0.7445], "y": [0.1673], "z": [-0.04601]}, {"hovertemplate": "rgb color=rgb(203,152,93)<br>0=%{x}<br>1=%{y}<br>2=%{z}<extra></extra>", "legendgroup": "rgb(203,152,93)", "marker": {"color": "#FF6692", "symbol": "circle"}, "mode": "markers", "name": "rgb(203,152,93)", "scene": "scene", "showlegend": true, "type": "scatter3d", "x": [-0.7112], "y": [0.4453], "z": [-0.3676]}, {"hovertemplate": "rgb color=rgb(79,255,95)<br>0=%{x}<br>1=%{y}<br>2=%{z}<extra></extra>", "legendgroup": "rgb(79,255,95)", "marker": {"color": "#B6E880", "symbol": "circle"}, "mode": "markers", "name": "rgb(79,255,95)", "scene": "scene", "showlegend": true, "type": "scatter3d", "x": [0.8489], "y": [-0.08844], "z": [0.6715]}, {"hovertemplate": "rgb color=rgb(190,105,145)<br>0=%{x}<br>1=%{y}<br>2=%{z}<extra></extra>", "legendgroup": "rgb(190,105,145)", "marker": {"color": "#FF97FF", "symbol": "circle"}, "mode": "markers", "name": "rgb(190,105,145)", "scene": "scene", "showlegend": true, "type": "scatter3d", "x": [0.08539], "y": [-0.2752], "z": [-0.2525]}, {"hovertemplate": "rgb color=rgb(196,244,215)<br>0=%{x}<br>1=%{y}<br>2=%{z}<extra></extra>", "legendgroup": "rgb(196,244,215)", "marker": {"color": "#FECB52", "symbol": "circle"}, "mode": "markers", "name": "rgb(196,244,215)", "scene": "scene", "showlegend": true, "type": "scatter3d", "x": [-1.036], "y": [-0.7187], "z": [0.1704]}, {"hovertemplate": "rgb color=rgb(21,28,245)<br>0=%{x}<br>1=%{y}<br>2=%{z}<extra></extra>", "legendgroup": "rgb(21,28,245)", "marker": {"color": "#636efa", "symbol": "circle"}, "mode": "markers", "name": "rgb(21,28,245)", "scene": "scene", "showlegend": true, "type": "scatter3d", "x": [-0.6588], "y": [0.4281], "z": [0.01105]}, {"hovertemplate": "rgb color=rgb(177,79,212)<br>0=%{x}<br>1=%{y}<br>2=%{z}<extra></extra>", "legendgroup": "rgb(177,79,212)", "marker": {"color": "#EF553B", "symbol": "circle"}, "mode": "markers", "name": "rgb(177,79,212)", "scene": "scene", "showlegend": true, "type": "scatter3d", "x": [-0.7769], "y": [-0.04653], "z": [0.1035]}, {"hovertemplate": "rgb color=rgb(160,67,120)<br>0=%{x}<br>1=%{y}<br>2=%{z}<extra></extra>", "legendgroup": "rgb(160,67,120)", "marker": {"color": "#00cc96", "symbol": "circle"}, "mode": "markers", "name": "rgb(160,67,120)", "scene": "scene", "showlegend": true, "type": "scatter3d", "x": [1.094], "y": [-0.7203], "z": [-0.2513]}, {"hovertemplate": "rgb color=rgb(237,101,163)<br>0=%{x}<br>1=%{y}<br>2=%{z}<extra></extra>", "legendgroup": "rgb(237,101,163)", "marker": {"color": "#ab63fa", "symbol": "circle"}, "mode": "markers", "name": "rgb(237,101,163)", "scene": "scene", "showlegend": true, "type": "scatter3d", "x": [-0.6539], "y": [-0.1954], "z": [-0.2657]}, {"hovertemplate": "rgb color=rgb(133,22,133)<br>0=%{x}<br>1=%{y}<br>2=%{z}<extra></extra>", "legendgroup": "rgb(133,22,133)", "marker": {"color": "#FFA15A", "symbol": "circle"}, "mode": "markers", "name": "rgb(133,22,133)", "scene": "scene", "showlegend": true, "type": "scatter3d", "x": [-0.3549], "y": [0.8307], "z": [-0.7858]}, {"hovertemplate": "rgb color=rgb(70,144,59)<br>0=%{x}<br>1=%{y}<br>2=%{z}<extra></extra>", "legendgroup": "rgb(70,144,59)", "marker": {"color": "#19d3f3", "symbol": "circle"}, "mode": "markers", "name": "rgb(70,144,59)", "scene": "scene", "showlegend": true, "type": "scatter3d", "x": [0.8005], "y": [0.1348], "z": [0.08411]}, {"hovertemplate": "rgb color=rgb(217,230,170)<br>0=%{x}<br>1=%{y}<br>2=%{z}<extra></extra>", "legendgroup": "rgb(217,230,170)", "marker": {"color": "#FF6692", "symbol": "circle"}, "mode": "markers", "name": "rgb(217,230,170)", "scene": "scene", "showlegend": true, "type": "scatter3d", "x": [-0.2928], "y": [-0.9162], "z": [-0.05322]}, {"hovertemplate": "rgb color=rgb(86,155,9)<br>0=%{x}<br>1=%{y}<br>2=%{z}<extra></extra>", "legendgroup": "rgb(86,155,9)", "marker": {"color": "#B6E880", "symbol": "circle"}, "mode": "markers", "name": "rgb(86,155,9)", "scene": "scene", "showlegend": true, "type": "scatter3d", "x": [0.2853], "y": [0.5772], "z": [-0.2202]}, {"hovertemplate": "rgb color=rgb(222,101,185)<br>0=%{x}<br>1=%{y}<br>2=%{z}<extra></extra>", "legendgroup": "rgb(222,101,185)", "marker": {"color": "#FF97FF", "symbol": "circle"}, "mode": "markers", "name": "rgb(222,101,185)", "scene": "scene", "showlegend": true, "type": "scatter3d", "x": [-0.3954], "y": [-0.3466], "z": [-0.2112]}, {"hovertemplate": "rgb color=rgb(16,75,0)<br>0=%{x}<br>1=%{y}<br>2=%{z}<extra></extra>", "legendgroup": "rgb(16,75,0)", "marker": {"color": "#FECB52", "symbol": "circle"}, "mode": "markers", "name": "rgb(16,75,0)", "scene": "scene", "showlegend": true, "type": "scatter3d", "x": [2.299], "y": [-0.1272], "z": [0.3081]}], "layout": {"legend": {"title": {"text": "rgb color"}, "tracegroupgap": 0}, "scene": {"domain": {"x": [0, 1], "y": [0, 1]}, "xaxis": {"title": {"text": "0"}}, "yaxis": {"title": {"text": "1"}}, "zaxis": {"title": {"text": "2"}}}, "showlegend": false, "title": {"text": "PCA of DistilBERT embeddings of rgb colors (3d)"}}}
